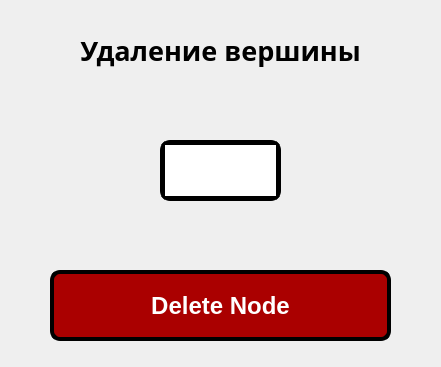
<?xml version="1.0" encoding="UTF-8"?>
<ui version="4.0">
 <class>DeleteWindow</class>
 <widget class="QDialog" name="DeleteWindow">
  <property name="geometry">
   <rect>
    <x>0</x>
    <y>0</y>
    <width>441</width>
    <height>367</height>
   </rect>
  </property>
  <property name="minimumSize">
   <size>
    <width>441</width>
    <height>367</height>
   </size>
  </property>
  <property name="maximumSize">
   <size>
    <width>441</width>
    <height>367</height>
   </size>
  </property>
  <property name="windowTitle">
   <string>Dialog</string>
  </property>
  <property name="styleSheet">
   <string notr="true">QTextEdit
{
	border: 5px solid rgb(0, 0, 0);
	border-radius: 10px
}

QTextEdit::focus
{
	border: 5px solid rgb(0, 170, 255);
	border-radius: 10px
}</string>
  </property>
  <widget class="QPushButton" name="btnDelete">
   <property name="geometry">
    <rect>
     <x>50</x>
     <y>270</y>
     <width>341</width>
     <height>71</height>
    </rect>
   </property>
   <property name="font">
    <font>
     <family>MS Shell Dlg 2</family>
     <pointsize>18</pointsize>
     <weight>75</weight>
     <bold>true</bold>
    </font>
   </property>
   <property name="styleSheet">
    <string notr="true">QPushButton
{
	color: rgb(255, 255, 255);
	background-color: rgb(170, 0, 0);
	border: 4px solid black;
	border-radius: 10px;
}

QPushButton:hover
{
	color: rgb(255, 255, 255);
	background-color: rgb(200, 30, 30);
	border: 3px solid black;
}

QPushButton:pressed
{
	color: rgb(225, 225, 225);
	background-color: rgb(140, 0, 0);
	border: 5px solid black;
}</string>
   </property>
   <property name="text">
    <string>Delete Node</string>
   </property>
  </widget>
  <widget class="QLabel" name="heading">
   <property name="geometry">
    <rect>
     <x>10</x>
     <y>20</y>
     <width>421</width>
     <height>61</height>
    </rect>
   </property>
   <property name="font">
    <font>
     <family>MS Reference Sans Serif</family>
     <pointsize>20</pointsize>
     <weight>75</weight>
     <bold>true</bold>
    </font>
   </property>
   <property name="text">
    <string>Удаление вершины</string>
   </property>
   <property name="alignment">
    <set>Qt::AlignCenter</set>
   </property>
  </widget>
  <widget class="QTextEdit" name="deleteNode">
   <property name="geometry">
    <rect>
     <x>160</x>
     <y>140</y>
     <width>121</width>
     <height>61</height>
    </rect>
   </property>
   <property name="font">
    <font>
     <pointsize>16</pointsize>
    </font>
   </property>
   <property name="inputMethodHints">
    <set>Qt::ImhDigitsOnly</set>
   </property>
   <property name="verticalScrollBarPolicy">
    <enum>Qt::ScrollBarAlwaysOff</enum>
   </property>
   <property name="horizontalScrollBarPolicy">
    <enum>Qt::ScrollBarAlwaysOff</enum>
   </property>
   <property name="html">
    <string>&lt;!DOCTYPE HTML PUBLIC &quot;-//W3C//DTD HTML 4.0//EN&quot; &quot;http://www.w3.org/TR/REC-html40/strict.dtd&quot;&gt;
&lt;html&gt;&lt;head&gt;&lt;meta name=&quot;qrichtext&quot; content=&quot;1&quot; /&gt;&lt;style type=&quot;text/css&quot;&gt;
p, li { white-space: pre-wrap; }
&lt;/style&gt;&lt;/head&gt;&lt;body style=&quot; font-family:'MS Shell Dlg 2'; font-size:16pt; font-weight:400; font-style:normal;&quot;&gt;
&lt;p style=&quot;-qt-paragraph-type:empty; margin-top:0px; margin-bottom:0px; margin-left:0px; margin-right:0px; -qt-block-indent:0; text-indent:0px;&quot;&gt;&lt;br /&gt;&lt;/p&gt;&lt;/body&gt;&lt;/html&gt;</string>
   </property>
   <property name="textInteractionFlags">
    <set>Qt::TextEditable|Qt::TextSelectableByMouse</set>
   </property>
  </widget>
 </widget>
 <resources/>
 <connections/>
</ui>
